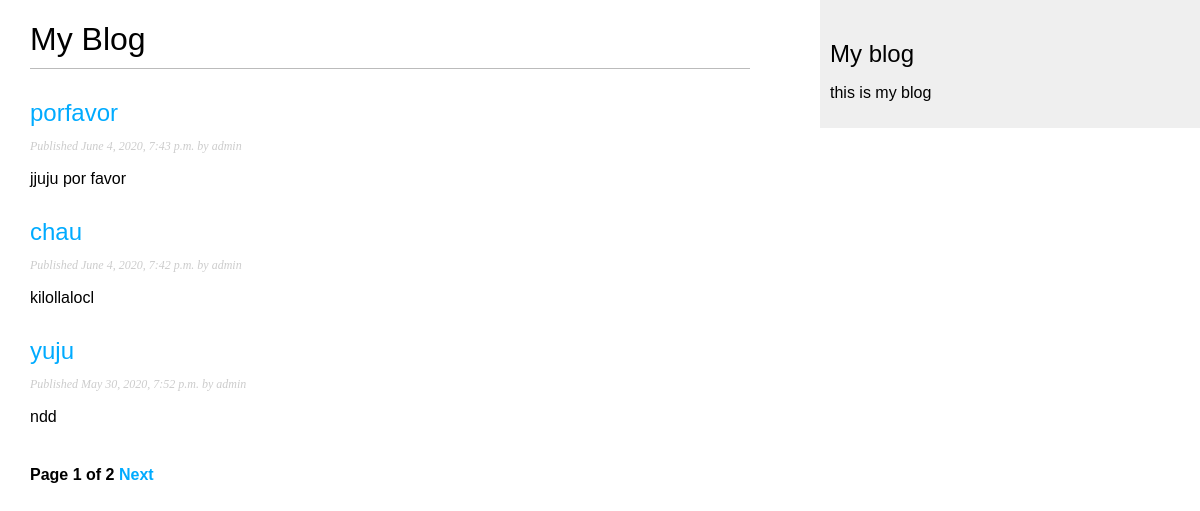
Screenshot of /blog/ with the database file from the repository.
### blog/models.py (models this page shows, shortened)
class Post(models.Model):
    STATUS_CHOICES = (
        ('draft','Draft'),
        ('published','Published'),
    )
    title = models.CharField(max_length=250)
    slug = models.SlugField(max_length=250, unique_for_date='publish')
    author = models.ForeignKey(User, on_delete=models.CASCADE, related_name='blog_posts')
    body = models.TextField()
    publish = models.DateTimeField(default=timezone.now)
    created = models.DateTimeField(auto_now_add=True)
    updated = models.DateTimeField(auto_now=True)
    status = models.CharField(max_length=10, choices=STATUS_CHOICES, default='draft')
    objects = models.Manager()
    published = PublishedManager()
    class Meta:
        ordering = ('-publish',)
    def get_absolute_url(self):
        return reverse('blog:post_detail',
                       args=[self.publish.year,
                             self.publish.month,
                             self.publish.day,
                             self.slug])

### blog/views.py (the view)
# urls.py: path('', views.PostListView.as_view() ,name='post_list'),
class PostListView(ListView):
    queryset = Post.published.all()
    context_object_name = 'posts'
    paginate_by = 3
    template_name = 'post/list.html'

### blog/templates/post/list.html (shortened to what this page needs)
{% extends "blog/base.html" %}
{% block content %}
 <h1>My Blog</h1>
  {% for post in posts %}
  <h2>
    <a href="{{ post.get_absolute_url }}">
      {{ post.title }}
    </a>
  </h2>
  <p class="date">
    Published {{ post.publish }} by {{ post.author }}
  </p>
  {{ post.body|truncatewords:30|linebreaks }}
  {% endfor %}
  {% include "pagination.html" with page=page_obj %}
{% endblock %}

### blog/static/css/blog.css (style rules this page uses)
body { margin:0; padding:0; font-family:helvetica, sans-serif; }
a { color:#00abff; text-decoration:none; }
h1 { font-weight:normal; border-bottom:1px solid #bbb; padding:0 0 10px 0; }
h2 { font-weight:normal; margin:30px 0 0; }
p.date { color:#ccc; font-family: georgia, serif; font-size: 12px; font-style: italic; }

### rows the page displays
Post: title "porfavor", publish "June 4, 2020, 7:43 p.m.", author "admin", body "jjuju por favor"
Post: title "chau", publish "June 4, 2020, 7:42 p.m.", author "admin", body "kilollalocl"
Post: title "yuju", publish "May 30, 2020, 7:52 p.m.", author "admin", body "ndd"

### other values shown
{{ page.number }} "1"
{{ page.paginator.num_pages }} "2"
